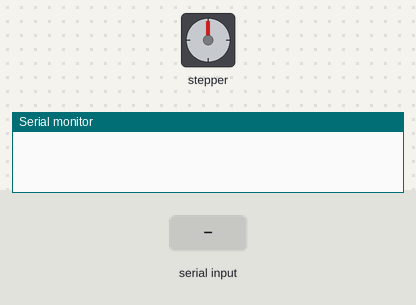
Bench run of a sketch on a simulated Arduino Uno, built with avr-gcc and run on an emulated ATmega328P. Shown: stepper motor, the last lines printed to the serial monitor. The test bench sets the inputs (shaded band). Stepper angles assume 2048 steps per turn.

Above: at 1.2 s.
1.3 s: "90,45\n" received over Serial
At 3.7 s:
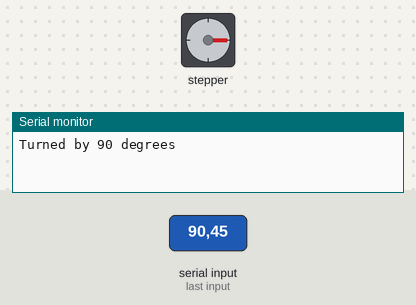
4.3 s: "30,150\n" received over Serial
At 5.5 s:
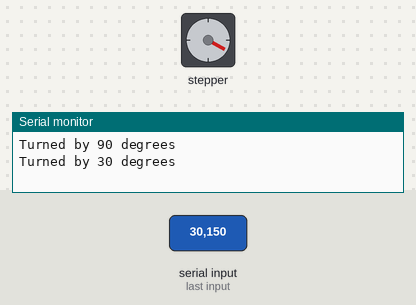
6.2 s: "5\n" received over Serial
At 6.7 s:
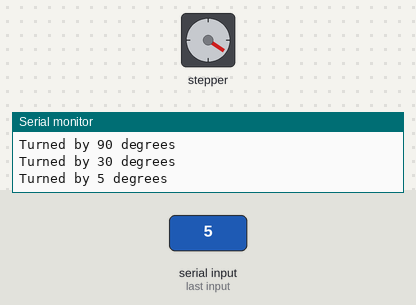
7.7 s: "90\n" received over Serial
At 9.7 s:
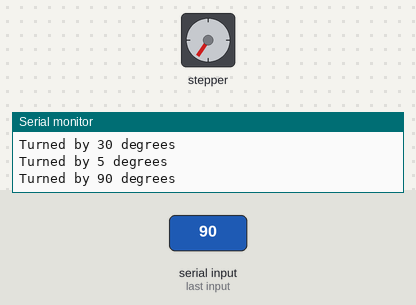
10.7 s: "200\n" received over Serial
At 14.3 s:
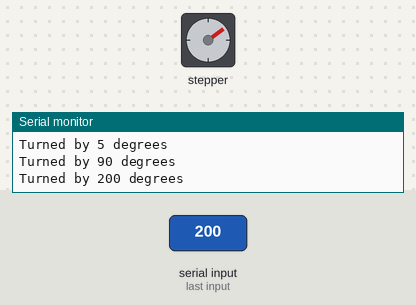
Timing chart, 0 to 14.7 s (numbered marks = the images above; inputs shaded):
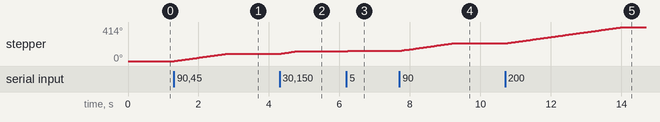

The sketch:

16-stepper-turn-by.ino
```cpp
#include <Stepper.h>

const int STEPS_PER_TURN = 2048;
Stepper motor(STEPS_PER_TURN, 8, 10, 9, 11);

void setup() {
  motor.setSpeed(10);
  Serial.begin(9600);
}

void loop() {
  if (Serial.available() > 0) {
    int angle = Serial.readStringUntil('\n').toInt();
    int steps = map(angle, 0, 360, 0, STEPS_PER_TURN);
    motor.step(steps);
    Serial.print("Turned by ");
    Serial.print(angle);
    Serial.println(" degrees");
  }
}
```

Measured:
- after the input at 1.3 s, stepper: turns 90° clockwise in 1.5 s, starting at once
- after the input at 4.3 s, stepper: turns 29° clockwise in 0.48 s, starting at once
- after the input at 7.7 s, stepper: turns 90° clockwise in 1.5 s, starting at once
- after the input at 10.7 s, stepper: turns 200° clockwise in 3.3 s, starting at once
